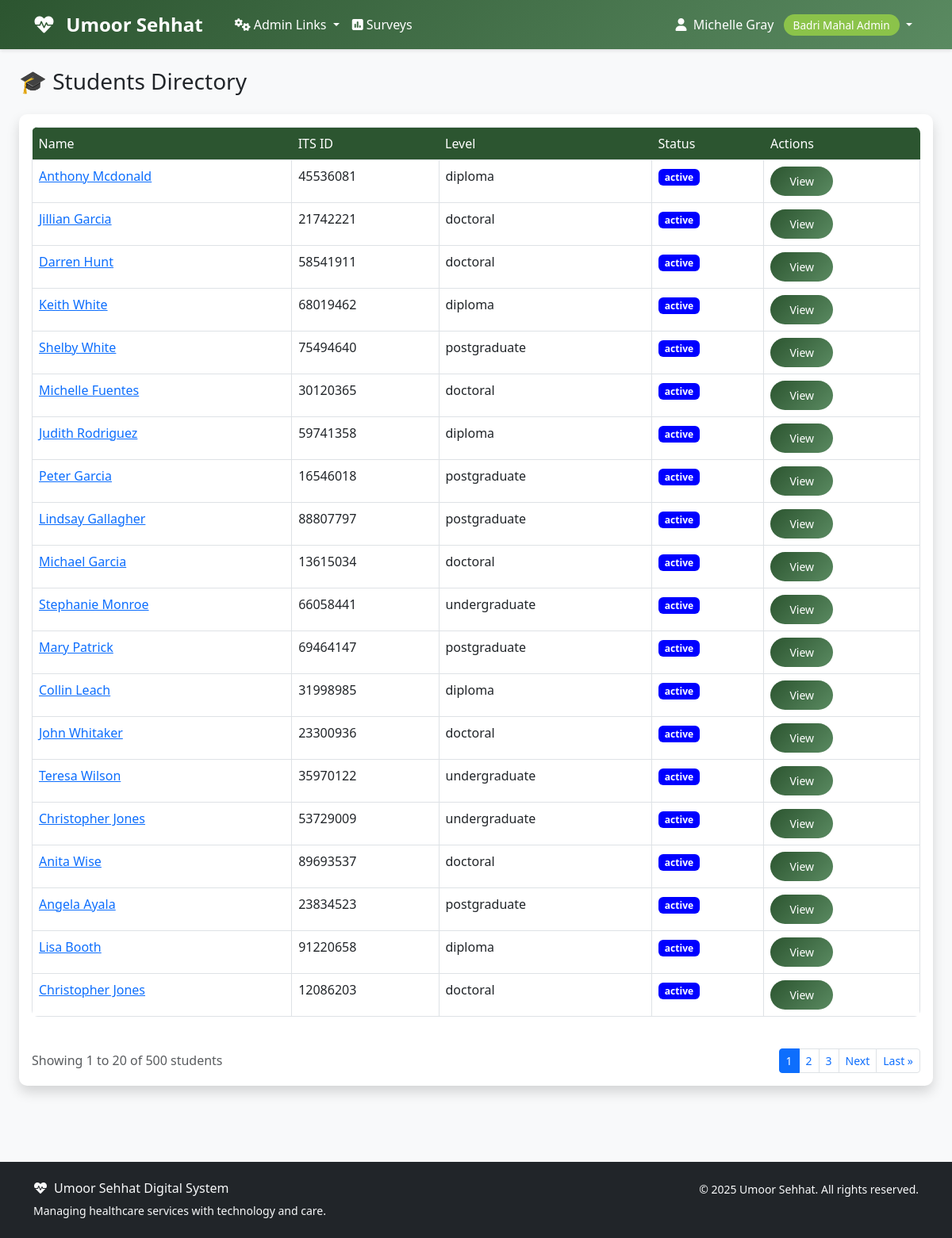
Screenshot of /students/students/ (signed in) with the database file from the repository.
### accounts/models.py (models this page shows, shortened)
class User(AbstractUser):
    ROLE_CHOICES = [
        ('aamil', 'Aamil'),
        ('moze_coordinator', 'Moze Coordinator'),
        ('doctor', 'Doctor'),
        ('student', 'Student'),
        ('badri_mahal_admin', 'Badri Mahal Admin'),
    ]
    role = models.CharField(max_length=20, choices=ROLE_CHOICES, default='student')
    its_id = models.CharField(
        max_length=8,
        unique=True,
        null=True,
        blank=True,
        validators=[RegexValidator(
            regex=r'^\d{8}$',
            message='ITS ID must be exactly 8 digits',
            code='invalid_its_id'
        )],
        help_text='8-digit ITS ID'
    )
    phone_number = models.CharField(max_length=15, blank=True, null=True)
    profile_photo = models.URLField(blank=True, null=True)
    arabic_name = models.CharField(max_length=100, blank=True, null=True)
    age = models.PositiveIntegerField(blank=True, null=True)
    verified_certificate = models.FileField(upload_to='certificates/', blank=True, null=True)
    specialty = models.CharField(max_length=100, blank=True, null=True)
    college = models.CharField(max_length=100, blank=True, null=True)  # For students
    specialization = models.CharField(max_length=100, blank=True, null=True)  # For students
    created_at = models.DateTimeField(auto_now_add=True)
    updated_at = models.DateTimeField(auto_now=True)
    def get_full_name(self):
        if self.arabic_name:
            return self.arabic_name
        return super().get_full_name() or self.username
    @property
    def is_aamil(self):
        return self.role == 'aamil'
    @property
    def is_moze_coordinator(self):
        return self.role == 'moze_coordinator'
    @property
    def is_doctor(self):
        return self.role == 'doctor'
    @property
    def is_student(self):
        return self.role == 'student'
    @property
    def is_admin(self):
        return self.role == 'badri_mahal_admin' or self.is_superuser
    class Meta:
        verbose_name = 'User'
        verbose_name_plural = 'Users'
        ordering = ['first_name', 'last_name']

### students/models.py (models this page shows, shortened)
class Student(models.Model):
    user = models.OneToOneField(
        settings.AUTH_USER_MODEL,
        on_delete=models.CASCADE,
        related_name='student',
        limit_choices_to={'role': 'student'}
    )
    student_id = models.CharField(max_length=20, unique=True)
    academic_level = models.CharField(
        max_length=20,
        choices=[
            ('undergraduate', 'Undergraduate'),
            ('postgraduate', 'Postgraduate'),
            ('doctoral', 'Doctoral'),
            ('diploma', 'Diploma'),
        ],
        default='undergraduate'
    )
    enrollment_status = models.CharField(
        max_length=20,
        choices=[
            ('active', 'Active'),
            ('suspended', 'Suspended'),
            ('graduated', 'Graduated'),
            ('withdrawn', 'Withdrawn'),
        ],
        default='active'
    )
    enrollment_date = models.DateField()
    expected_graduation = models.DateField(blank=True, null=True)
    class Meta:
        ordering = ['student_id']

### students/views.py (the view)
# urls.py: path('students/', views.StudentListView.as_view(), name='student_list'),
class StudentListView(LoginRequiredMixin, ListView):
    model = Student
    template_name = 'students/student_list.html'
    context_object_name = 'students'
    paginate_by = 20
    def get_queryset(self):
        user = self.request.user
        print("Logged in as:", user.username, "| Role:", user.role)
        if user.role == 'admin' or user.role == 'aamil' or user.role == 'moze_coordinator' or user.role =='badri_mahal_admin':
            return Student.objects.all()
        else:
            return Student.objects.filter(user=user)
    def get_context_data(self, **kwargs):
        context = super().get_context_data(**kwargs)
        user = self.request.user
        if user.role == "admin" or user.role == "aamil" or user.role == "moze_coordinator":
            context['moze_options'] = Moze.objects.filter(is_active=True)
        context['year_choices'] = [
            ('undergraduate', 'Undergraduate'),
            ('postgraduate', 'Postgraduate'),
            ('doctoral', 'Doctoral'),
            ('diploma', 'Diploma'),
        ]
        context['current_filters'] = {
            'moze': self.request.GET.get('moze', ''),
            'status': self.request.GET.get('status', ''),
            'year': self.request.GET.get('year', ''),
            'search': self.request.GET.get('search', ''),
        }
        return context

### templates/students/student_list.html (shortened to what this page needs)
{% extends 'base.html' %}
{% block content %}
<div class="container-fluid">
    <div class="row mb-4">
        <div class="col-12">
            <h1 class="h3 mb-0 text-gray-800">🎓 Students Directory</h1>
        </div>
    </div>
    <div class="card shadow mb-4">
        <div class="card-body">
            {% if students %}
                <div class="table-responsive">
                    <table class="table table-bordered">
                        <thead>
                            <tr><th>Name</th><th>ITS ID</th><th>Level</th><th>Status</th><th>Actions</th></tr>
                        </thead>
                        <tbody>
                            {% for student in students %}
                            <tr>
                                <td><a href="{% url 'students:student_detail' student.pk %}">{{ student.user.get_full_name }}</a></td>
                                <td>{{ student.user.its_id }}</td>
                                <td>{{ student.academic_level }}</td>
                                <td><span class="badge badge-success" style="background-color: blue;">{{student.enrollment_status }}</span></td>
                                <td><a href="{% url 'students:student_detail' student.pk %}" class="btn btn-sm btn-primary">View</a></td>
                            </tr>
                            {% endfor %}
                        </tbody>
                    </table>
                </div>
                {% if is_paginated %}
                <div class="d-flex justify-content-between align-items-center mt-4">
                    <div class="text-muted">
                        Showing {{ page_obj.start_index }} to {{ page_obj.end_index }} of {{ page_obj.paginator.count }} students
                    </div>
                    <nav aria-label="Student pagination">
                        <ul class="pagination pagination-sm mb-0">
                            {% for num in page_obj.paginator.page_range %}
                                {% if page_obj.number == num %}
                                    <li class="page-item active">
                                        <span class="page-link">{{ num }}</span>
                                    </li>
                                {% elif num > page_obj.number|add:'-3' and num < page_obj.number|add:'3' %}
                                    <li class="page-item">
                                        <a class="page-link" href="?page={{ num }}">{{ num }}</a>
                                    </li>
                                {% endif %}
                            {% endfor %}
                            {% if page_obj.has_next %}
                                <li class="page-item">
                                    <a class="page-link" href="?page={{ page_obj.next_page_number }}">Next</a>
                                </li>
                                <li class="page-item">
                                    <a class="page-link" href="?page={{ page_obj.paginator.num_pages }}">Last &raquo;</a>
                                </li>
                            {% endif %}
                        </ul>
                    </nav>
                </div>
                {% endif %}
            {% else %}
                <p class="text-muted">No students found.</p>
            {% endif %}
        </div>
    </div>
</div>
{% endblock %}

### templates/base.html (shortened to what this page needs)
<!DOCTYPE html>
<html lang="en">
<head>
    <link href="https://cdn.jsdelivr.net/npm/bootstrap@5.3.0/dist/css/bootstrap.min.css" rel="stylesheet">
    <link href="https://cdnjs.cloudflare.com/ajax/libs/font-awesome/6.0.0/css/all.min.css" rel="stylesheet">
</head>
<body>
    <nav class="navbar navbar-expand-lg navbar-custom">
        <div class="container">
            <a class="navbar-brand text-white" href="{% url 'dashboard' %}">
                <i class="fas fa-heartbeat me-2"></i>
                Umoor Sehhat
            </a>
            <div class="collapse navbar-collapse" id="navbarNav">
                {% if user.is_authenticated %}
                    <ul class="navbar-nav me-auto">
                        {% if user.is_admin %}
                            <li class="nav-item dropdown">
                                <a class="nav-link dropdown-toggle" href="#" id="adminDropdown" role="button" data-bs-toggle="dropdown" aria-expanded="false">
                                    <i class="fas fa-cogs me-1"></i>Admin Links
                                </a>
                            </li>
                        {% endif %}
                        <li class="nav-item">
                            <a class="nav-link" href="{% url 'surveys:list' %}" class="text-decoration-none">
                                <i class="fas fa-poll me-1"></i>Surveys
                            </a>
                        </li>
                    </ul>
                    <ul class="navbar-nav">
                        <li class="nav-item dropdown">
                            <a class="nav-link dropdown-toggle" href="#" id="navbarDropdown" role="button" data-bs-toggle="dropdown">
                                <i class="fas fa-user me-1"></i>
                                {{ user.get_full_name|default:user.username }}
                                <span class="role-badge ms-2">{{ user.get_role_display }}</span>
                            </a>
                        </li>
                    </ul>
                {% endif %}
            </div>
        </div>
    </nav>
    <main class="container-fluid py-4">
        {% block content %}{% endblock %}
    </main>
    <footer class="bg-dark text-light py-4 mt-5">
        <div class="container">
            <div class="row">
                <div class="col-md-6">
                    <h6><i class="fas fa-heartbeat me-2"></i>Umoor Sehhat Digital System</h6>
                    <p class="small mb-0">Managing healthcare services with technology and care.</p>
                </div>
                <div class="col-md-6 text-md-end">
                    <p class="small mb-0">
                        &copy; {% now "Y" %} Umoor Sehhat. All rights reserved.
                    </p>
                </div>
            </div>
        </div>
    </footer>
</body>
</html>

### templates/base.html (style rules this page uses)
:root { --primary-color: #2c5530; --secondary-color: #5a8a61; --accent-color: #8bc34a; --text-dark: #2d3436; --bg-light: #f8f9fa; }
body { font-family: 'Segoe UI', Tahoma, Geneva, Verdana, sans-serif; background-color: var(--bg-light); }
.navbar-brand { font-weight: bold; color: white !important; font-size: 1.5rem; margin-right: 2rem; }
.navbar-custom { background: linear-gradient(135deg, var(--primary-color), var(--secondary-color)); box-shadow: 0 2px 4px rgba(0,0,0,.1); }
.navbar-custom .navbar-nav .nav-link { color: white !important; font-weight: 500; transition: all 0.3s ease; }
.card { border: none; border-radius: 10px; box-shadow: 0 4px 6px rgba(0,0,0,.1); transition: transform 0.3s ease; }
.btn-primary { background: linear-gradient(135deg, var(--primary-color), var(--secondary-color)); border: none; border-radius: 25px; padding: 8px 24px; font-weight: 500; transition: all 0.3s ease; }
.role-badge { background: var(--accent-color); color: white; padding: 4px 12px; border-radius: 20px; font-size: 0.85rem; font-weight: 500; }
.table { border-radius: 8px; overflow: hidden; }
.table thead th { border: none; background: var(--primary-color); color: white; font-weight: 500; }

### rows the page displays
User: get_full_name "Michelle Gray", role "Badri Mahal Admin"
Student: user.get_full_name "Anthony Mcdonald", user.its_id "45536081", academic_level "diploma", enrollment_status "active"
Student: user.get_full_name "Jillian Garcia", user.its_id "21742221", academic_level "doctoral", enrollment_status "active"
Student: user.get_full_name "Darren Hunt", user.its_id "58541911", academic_level "doctoral", enrollment_status "active"
Student: user.get_full_name "Keith White", user.its_id "68019462", academic_level "diploma", enrollment_status "active"
Student: user.get_full_name "Shelby White", user.its_id "75494640", academic_level "postgraduate", enrollment_status "active"
Student: user.get_full_name "Michelle Fuentes", user.its_id "30120365", academic_level "doctoral", enrollment_status "active"
Student: user.get_full_name "Judith Rodriguez", user.its_id "59741358", academic_level "diploma", enrollment_status "active"
Student: user.get_full_name "Peter Garcia", user.its_id "16546018", academic_level "postgraduate", enrollment_status "active"
Student: user.get_full_name "Lindsay Gallagher", user.its_id "88807797", academic_level "postgraduate", enrollment_status "active"
Student: user.get_full_name "Michael Garcia", user.its_id "13615034", academic_level "doctoral", enrollment_status "active"
Student: user.get_full_name "Stephanie Monroe", user.its_id "66058441", academic_level "undergraduate", enrollment_status "active"
Student: user.get_full_name "Mary Patrick", user.its_id "69464147", academic_level "postgraduate", enrollment_status "active"
Student: user.get_full_name "Collin Leach", user.its_id "31998985", academic_level "diploma", enrollment_status "active"
Student: user.get_full_name "John Whitaker", user.its_id "23300936", academic_level "doctoral", enrollment_status "active"
Student: user.get_full_name "Teresa Wilson", user.its_id "35970122", academic_level "undergraduate", enrollment_status "active"
Student: user.get_full_name "Christopher Jones", user.its_id "53729009", academic_level "undergraduate", enrollment_status "active"
Student: user.get_full_name "Anita Wise", user.its_id "89693537", academic_level "doctoral", enrollment_status "active"
Student: user.get_full_name "Angela Ayala", user.its_id "23834523", academic_level "postgraduate", enrollment_status "active"
Student: user.get_full_name "Lisa Booth", user.its_id "91220658", academic_level "diploma", enrollment_status "active"
Student: user.get_full_name "Christopher Jones", user.its_id "12086203", academic_level "doctoral", enrollment_status "active"

### other values shown
{{ page_obj.start_index }} "1"
{{ page_obj.end_index }} "20"
{{ page_obj.paginator.count }} "500"
{{ num }} "1"
{{ num }} "2" "3"
